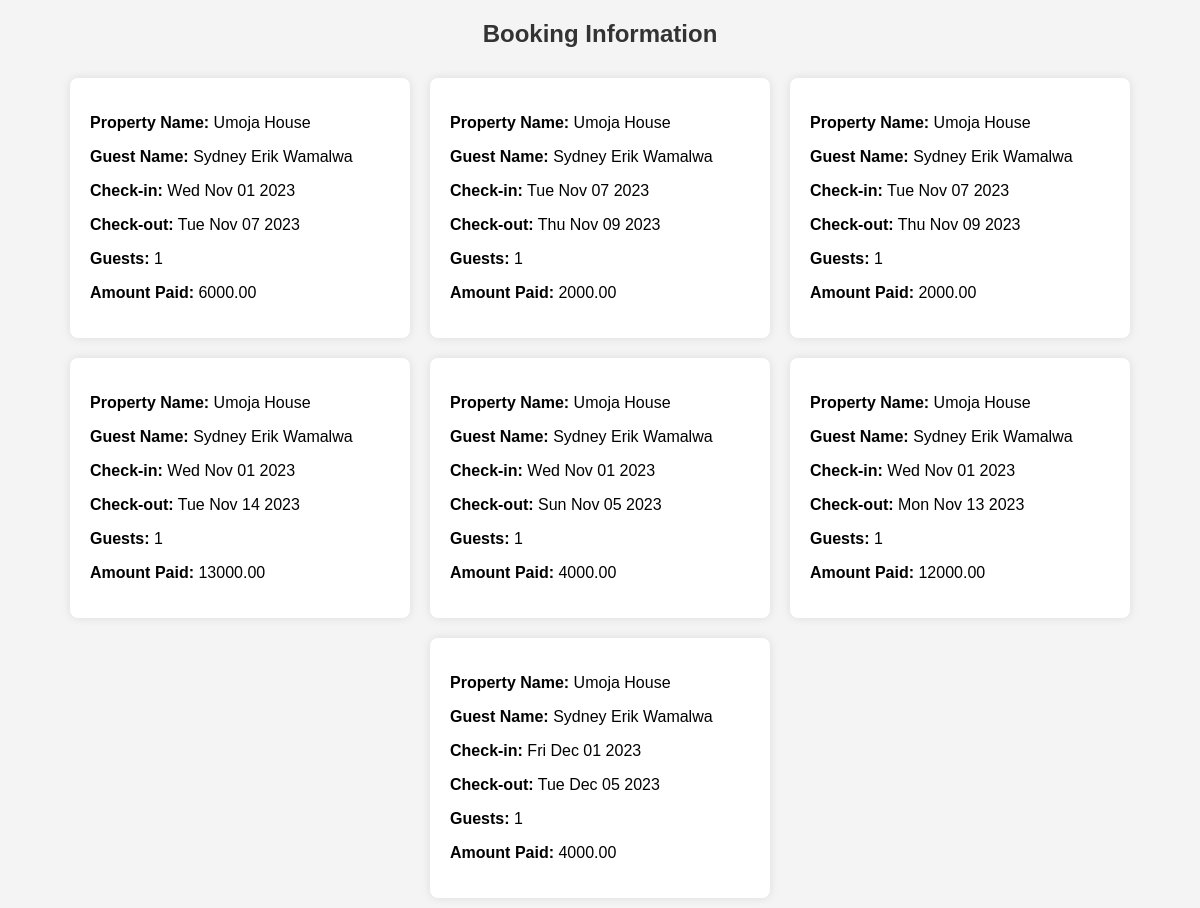
The page /viewpropertybookings/1 on the database as committed earlier.
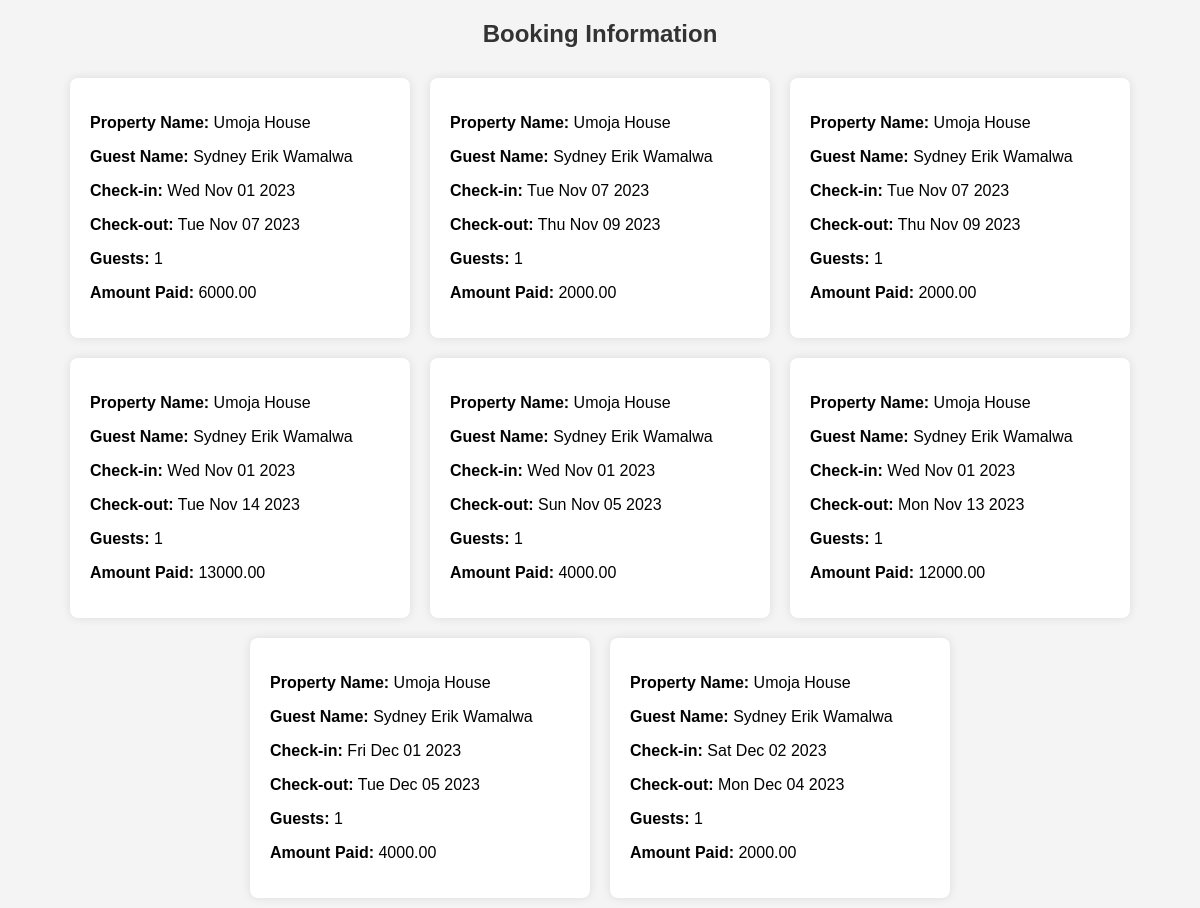
The same page on the database as committed later.
### tables this page shows
CREATE TABLE bookings (
            id INTEGER PRIMARY KEY,
            guest_name TEXT NOT NULL,
            property_id INTEGER,
            property_name TEXT NOT NULL,
            check_in DATE NOT NULL,
            check_out DATE NOT NULL,
            guests INTEGER NOT NULL,
            amount VARCHAR NOT NULL,
            user_id INTEGER NOT NULL,
            contacts TEXT NOT NULL,
            property_type TEXT NOT NULL,
            FOREIGN KEY (property_type) REFERENCES properties(property_type),
            FOREIGN KEY (user_id) REFERENCES users(id),
            FOREIGN KEY (property_id) REFERENCES properties (id)
        );

### app.py (the view)
@app.route('/viewpropertybookings/<destination_id>')
def viewpropertybooking(destination_id):
    try:
        with sqlite3.connect('users.db') as connection:
            cursor = connection.cursor()
            cursor.execute("SELECT * FROM bookings WHERE property_id = ?", (destination_id,))
            bookings_data = cursor.fetchall()
        return render_template('admin_property_booking.html', bookings_data=bookings_data)
    except Exception as e:
        print(f"Error fetching bookings: {e}")
        bookings_data = []
        return render_template('admin_property_booking.html', bookings_data=bookings_data, error=str(e))

### templates/admin_property_booking.html (shortened to what this page needs)
<!DOCTYPE html>
<html lang="en">
<head>
</head>
<body>
    <h2>Booking Information</h2>
    <div class="bookings-container">
        {% for booking in bookings_data %}
            <div class="bookings">
                <p><strong>Property Name:</strong> {{ booking[3] }}</p>
                <p><strong>Guest Name:</strong> {{ booking[1] }}</p>
                <p><strong>Check-in:</strong> {{ booking[4] }}</p>
                <p><strong>Check-out:</strong> {{ booking[5] }}</p>
                <p><strong>Guests:</strong> {{ booking[6] }}</p>
                <p><strong>Amount Paid:</strong> {{ booking[7] }}</p>
            </div>
        {% endfor %}
    </div>
</body>
</html>

Rows that differ between the two databases and show on the page:
added bookings: property_name "Umoja House", guest_name "Sydney Erik Wamalwa", check_in "Sat Dec 02 2023", check_out "Mon Dec 04 2023", guests "1", amount "2000.00"
